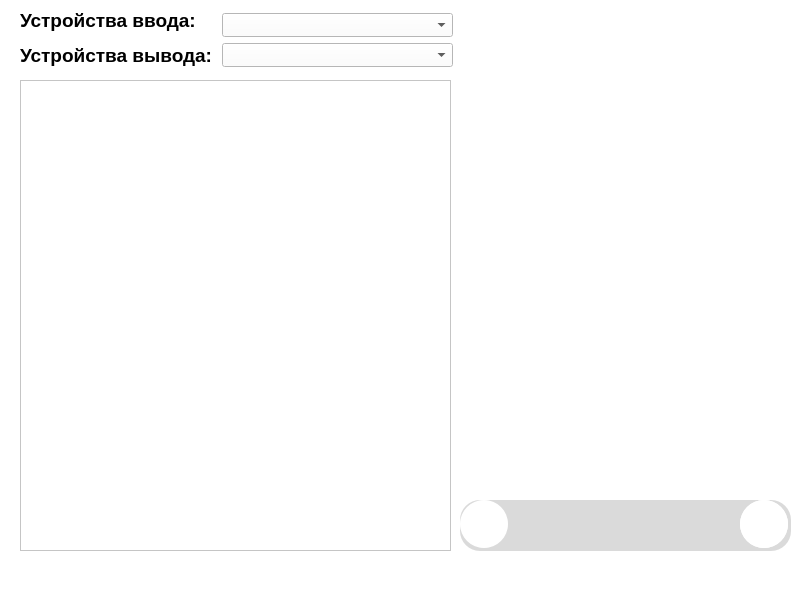
<?xml version="1.0" encoding="UTF-8"?>
<ui version="4.0">
 <class>RecorderWindow</class>
 <widget class="QMainWindow" name="RecorderWindow">
  <property name="geometry">
   <rect>
    <x>0</x>
    <y>0</y>
    <width>800</width>
    <height>600</height>
   </rect>
  </property>
  <property name="windowTitle">
   <string>Запись аудио</string>
  </property>
  <property name="styleSheet">
   <string notr="true">background-color: white;</string>
  </property>
  <widget class="QWidget" name="centralwidget">
   <widget class="QListWidget" name="audioRecordList">
    <property name="geometry">
     <rect>
      <x>20</x>
      <y>80</y>
      <width>431</width>
      <height>471</height>
     </rect>
    </property>
    <property name="styleSheet">
     <string notr="true">QListWidget
{

}</string>
    </property>
   </widget>
   <widget class="QLabel" name="inputLabel">
    <property name="geometry">
     <rect>
      <x>20</x>
      <y>10</y>
      <width>191</width>
      <height>21</height>
     </rect>
    </property>
    <property name="font">
     <font>
      <family>Arial</family>
      <pointsize>14</pointsize>
      <bold>true</bold>
     </font>
    </property>
    <property name="styleSheet">
     <string notr="true">QLabel
{
	color: black;
}</string>
    </property>
    <property name="text">
     <string>Устройства ввода:</string>
    </property>
   </widget>
   <widget class="QComboBox" name="inputComboBox">
    <property name="geometry">
     <rect>
      <x>222</x>
      <y>13</y>
      <width>231</width>
      <height>24</height>
     </rect>
    </property>
    <property name="cursor">
     <cursorShape>PointingHandCursor</cursorShape>
    </property>
   </widget>
   <widget class="QComboBox" name="outputComboBox">
    <property name="geometry">
     <rect>
      <x>222</x>
      <y>43</y>
      <width>231</width>
      <height>24</height>
     </rect>
    </property>
    <property name="cursor">
     <cursorShape>PointingHandCursor</cursorShape>
    </property>
   </widget>
   <widget class="QLabel" name="outputLabel">
    <property name="geometry">
     <rect>
      <x>20</x>
      <y>45</y>
      <width>201</width>
      <height>21</height>
     </rect>
    </property>
    <property name="font">
     <font>
      <family>Arial</family>
      <pointsize>14</pointsize>
      <bold>true</bold>
     </font>
    </property>
    <property name="styleSheet">
     <string notr="true">QLabel
{
	color: black;
}</string>
    </property>
    <property name="text">
     <string>Устройства вывода:</string>
    </property>
   </widget>
   <widget class="QFrame" name="frame">
    <property name="geometry">
     <rect>
      <x>460</x>
      <y>500</y>
      <width>331</width>
      <height>51</height>
     </rect>
    </property>
    <property name="styleSheet">
     <string notr="true">QFrame
{
	background-color: rgb(218, 218, 218);
	border-radius: 20px;
	border: none;
}</string>
    </property>
    <property name="frameShape">
     <enum>QFrame::Shape::StyledPanel</enum>
    </property>
    <property name="frameShadow">
     <enum>QFrame::Shadow::Raised</enum>
    </property>
    <widget class="QPushButton" name="startAudioButton">
     <property name="geometry">
      <rect>
       <x>280</x>
       <y>0</y>
       <width>48</width>
       <height>48</height>
      </rect>
     </property>
     <property name="cursor">
      <cursorShape>PointingHandCursor</cursorShape>
     </property>
     <property name="styleSheet">
      <string notr="true">QPushButton
{
	border-radius: 24px;
	border: none;
}</string>
     </property>
     <property name="text">
      <string/>
     </property>
     <property name="icon">
      <iconset resource="Icons.qrc">
       <normaloff>:/IMG/IMG/AudioMsg48x48.png</normaloff>:/IMG/IMG/AudioMsg48x48.png</iconset>
     </property>
     <property name="iconSize">
      <size>
       <width>48</width>
       <height>48</height>
      </size>
     </property>
    </widget>
    <widget class="QPushButton" name="stopAudioButton">
     <property name="geometry">
      <rect>
       <x>0</x>
       <y>0</y>
       <width>48</width>
       <height>48</height>
      </rect>
     </property>
     <property name="cursor">
      <cursorShape>PointingHandCursor</cursorShape>
     </property>
     <property name="styleSheet">
      <string notr="true">QPushButton
{
	border-radius: 24px;
	border: none;
}</string>
     </property>
     <property name="text">
      <string/>
     </property>
     <property name="icon">
      <iconset resource="Icons.qrc">
       <normaloff>:/IMG/IMG/CancelPin50x50.png</normaloff>:/IMG/IMG/CancelPin50x50.png</iconset>
     </property>
     <property name="iconSize">
      <size>
       <width>48</width>
       <height>48</height>
      </size>
     </property>
    </widget>
    <widget class="QPushButton" name="addAudioRecordButton">
     <property name="geometry">
      <rect>
       <x>280</x>
       <y>0</y>
       <width>48</width>
       <height>48</height>
      </rect>
     </property>
     <property name="cursor">
      <cursorShape>PointingHandCursor</cursorShape>
     </property>
     <property name="styleSheet">
      <string notr="true">QPushButton
{
	border-radius: 24px;
	border: none;
}</string>
     </property>
     <property name="text">
      <string/>
     </property>
     <property name="icon">
      <iconset resource="Icons.qrc">
       <normaloff>:/IMG/IMG/SendCommentMsgPin60x60.png</normaloff>:/IMG/IMG/SendCommentMsgPin60x60.png</iconset>
     </property>
     <property name="iconSize">
      <size>
       <width>48</width>
       <height>48</height>
      </size>
     </property>
    </widget>
    <widget class="QLabel" name="timeAudioRecordLabel">
     <property name="geometry">
      <rect>
       <x>230</x>
       <y>5</y>
       <width>49</width>
       <height>41</height>
      </rect>
     </property>
     <property name="styleSheet">
      <string notr="true">QLabel
{
	color: black;
}</string>
     </property>
     <property name="text">
      <string/>
     </property>
    </widget>
   </widget>
  </widget>
  <widget class="QMenuBar" name="menubar">
   <property name="geometry">
    <rect>
     <x>0</x>
     <y>0</y>
     <width>800</width>
     <height>21</height>
    </rect>
   </property>
  </widget>
  <widget class="QStatusBar" name="statusbar"/>
 </widget>
 <resources>
  <include location="Icons.qrc"/>
 </resources>
 <connections/>
</ui>
